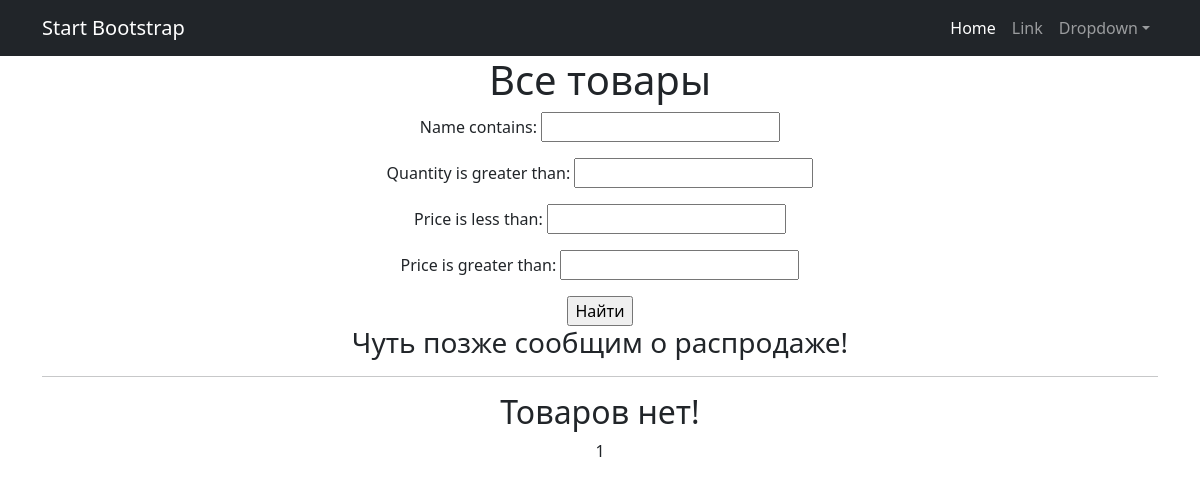
Before: /products/ with the older database file.
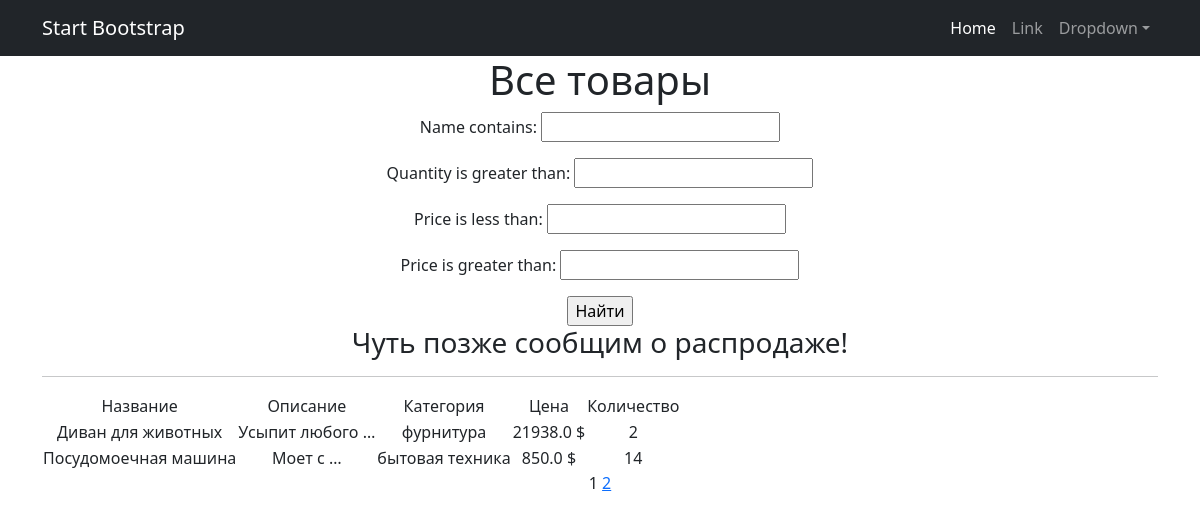
After: the same page with the newer database file.
### simpleapp/models.py (models this page shows, shortened)
class Product(models.Model):
    name = models.CharField(
        max_length=50,
        unique=True, # названия товаров не должны повторяться
    )
    description = models.TextField()
    quantity = models.IntegerField(
        validators=[MinValueValidator(0)],
    )
    category = models.ForeignKey(
        to='Category',
        on_delete=models.CASCADE,
        related_name='products', # все продукты в категории будут доступны через поле products
    )
    price = models.FloatField(
        validators=[MinValueValidator(0.0)],
    )

class Category(models.Model):
    name = models.CharField(max_length=100, unique=True)

### simpleapp/views.py (the view)
# urls.py: path('', ProductsList.as_view(), name='product_list'),
class ProductsList(ListView):
    model = Product
    ordering = 'name'
    template_name = 'products.html'
    context_object_name = 'products'
    paginate_by = 2  # вот так мы можем указать количество записей на странице
    def get_queryset(self):
        queryset = super().get_queryset()
        self.filterset = ProductFilter(self.request.GET, queryset)
        return self.filterset.qs
    def get_context_data(self, **kwargs):
        context = super().get_context_data(**kwargs)
        context['next_sale'] = None #также значение по умолчанию можно задать как строку
        context['filterset'] = self.filterset
        return context

### simpleapp/templatetags/custom_filters.py (called while the page is built)
@register.filter()
def currency(value, code='rub'):
   postfix = CURRENCIES_SYMBOLS[code]
   return f'{value} {postfix}'

### simpleapp/templatetags/custom_tags.py (called while the page is built)
@register.simple_tag()
def current_time(format_string='%b %d %Y'):
   return datetime.utcnow().strftime(format_string)

@register.simple_tag(takes_context=True)
def url_replace(context, **kwargs):
   d = context['request'].GET.copy()
   for k, v in kwargs.items():
       d[k] = v
   return d.urlencode()

### templates/products.html (shortened to what this page needs)
{% extends 'flatpages/default.html' %}
{% load custom_filters %}
{% load custom_tags %}
{% block content %}
   <h1>Все товары</h1>
    <form action="" method="get">
       {{ filterset.form.as_p }}
       <input type="submit" value="Найти" />
    </form>
   <h3> {{ next_sale|default_if_none:"Чуть позже сообщим о распродаже!" }} </h3>
   <hr>
   {% if products %}
       <table>
           <tr>
               <td>Название</td>
               <td>Описание</td>
               <td>Категория</td>
               <td>Цена</td>
               <td>Количество</td>
           </tr>
           {% for product in products %}
           <tr>
               <td>{{ product.name }}</td>
               <td>{{ product.description|truncatewords:2 }}</td>
               <td>{{ product.category.name }}</td>
               <td>{{ product.price|currency:"usd" }}</td>
               <td>{{ product.quantity }}</td>
           </tr>
           {% endfor %}
       </table>
   {% else %}
       <h2>Товаров нет!</h2>
   {% endif %}
   {{ page_obj.number }}
   {% if page_obj.has_next %}
       <a href="?{% url_replace page=page_obj.next_page_number %}">{{ page_obj.next_page_number }}</a>
   {% endif %}
{% endblock content %}

### templates/flatpages/default.html (shortened to what this page needs)
<!DOCTYPE html>
<html lang="en">
    <head>
        {% load static %}
        <link href="{% static 'css/styles.css' %}" rel="stylesheet" />
    </head>
    <body>
        <nav class="navbar navbar-expand-lg navbar-dark bg-dark">
            <div class="container">
                <a class="navbar-brand" href="#">Start Bootstrap</a>
                <div class="collapse navbar-collapse" id="navbarSupportedContent">
                    <ul class="navbar-nav ms-auto mb-2 mb-lg-0">
                        <li class="nav-item"><a class="nav-link active" aria-current="page" href="#">Home</a></li>
                        <li class="nav-item"><a class="nav-link" href="#">Link</a></li>
                        <li class="nav-item dropdown">
                            <a class="nav-link dropdown-toggle" id="navbarDropdown" href="#" role="button" data-bs-toggle="dropdown" aria-expanded="false">Dropdown</a>
                        </li>
                    </ul>
                </div>
            </div>
        </nav>
        <div class="container">
   <div class="row">
       <div class="col-lg-12 text-center">
           {% block content %}
           {% endblock content %}
       </div>
   </div>
</div>
    </body>
</html>

Changed rows visible on the page:
added Product: name "Диван для животных", description "Усыпит любого …", category.name "фурнитура", price "21938.0 $", quantity "2"
added Product: name "Посудомоечная машина", description "Моет с …", category.name "бытовая техника", price "850.0 $", quantity "14"
Other visible differences:
{{ page_obj.next_page_number }}: (not shown) → "2"
text no longer shown: "Товаров нет!"
text now shown: "Название Описание Категория Цена Количество"
